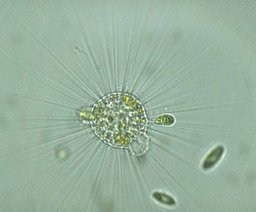
#> input picture Segmentation2/1/initial/Data/EMDS5_g01.png, 256 x 212 px, shrunk from 574 x 475 before the run
$ jupyter execute --allow-errors notebook.ipynb
#> lines starting #> are read from the running program, lines starting #| are printed output that depends on the picture; after the words box and inside, x2 and y2 are one past the last pixel; in counts of white or black regions, pixels touching at a corner belong together
<h1 align=center style="line-height:200%;font-family:vazir;color:#0099cc">
<font face="vazir" color="#0099cc">
قطعه کوچولوها
</font>
</h1>

<h2 align=right style="line-height:200%;font-family:vazir;color:#0099cc">
<font face="vazir" color="#0099cc">
مقدمه
</font>
</h2>

<p dir=rtl style="direction: rtl;text-align: right;line-height:200%;font-family:vazir;font-size:medium">
<font face="vazir" size=3>
در این تمرین قصد داریم تا میکروارگانیسم‌ها را قطعه‌بندی کنیم . شما برای انجام قطعه‌بندی می‌توانید از روش دلخواه خود استفاده کنید . در ادامه با مراحل کار آشنا خواهید شد.
</font>
</p>

[cell 1]
import numpy as np
import matplotlib.pyplot as plt
import cv2

<h2 align=right style="line-height:200%;font-family:vazir;color:#0099cc">
<font face="vazir" color="#0099cc">
مرحله اول: وارد کردن تصاویر
</font>
</h2>

<p dir=rtl style="direction: rtl;text-align: right;line-height:200%;font-family:vazir;font-size:medium">
<font face="vazir" size=3>
در این مرحله شما باید دو تصویر را وارد کنید. اینها تصاویری از دو میکروارگانیسم هستند که قصد داریم عملیات قطعه‌بندی را روی آنها انجام دهیم. این دو تصویر در پوشه داده تمرین قرار دارند. تصاویر عبارتند از:
    <br>
    Data/EMDS5_g01.png
    <br>
    Data/EMDS5_g02.png
</font>
</p>

[cell 2]
img1 = cv2.imread('./Data/EMDS5_g01.png')
#> img1 is the input picture: shape (212, 256, 3); mean B, G, R 157.9, 177.5, 152.2
img1 = cv2.cvtColor(img1, cv2.COLOR_BGR2RGB)
img2 = cv2.imread('./Data/EMDS5_g02.png')
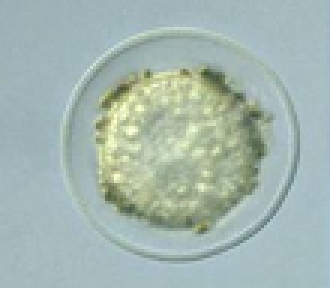
#> input picture Segmentation2/1/initial/Data/EMDS5_g02.png, 110 x 96 px, shrunk from 246 x 216 before the run (shown 3 times larger)
#> img2 is the input picture: shape (96, 110, 3); mean B, G, R 176.6, 183.1, 164.1
img2 = cv2.cvtColor(img2, cv2.COLOR_BGR2RGB)

plt.subplot(1, 2, 1)
plt.imshow(img1)
plt.title('Image 1')
plt.subplot(1, 2, 2)
plt.imshow(img2)
plt.title('Image 2')
plt.show()
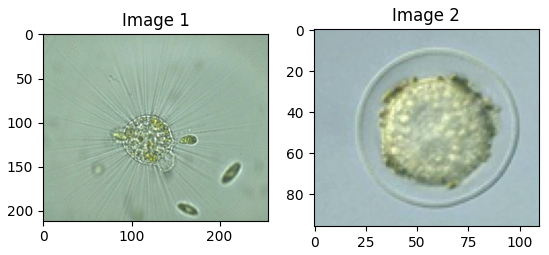
#> figure drawn by matplotlib, 2 panels

<h2 align=right style="line-height:200%;font-family:vazir;color:#0099cc">
<font face="vazir" color="#0099cc">
مرحله دوم: قطعه‌بندی
</font>
</h2>

<p dir=rtl style="direction: rtl;text-align: right;line-height:200%;font-family:vazir;font-size:medium">
<font face="vazir" size=3>
در این مرحله از یک تکنیک پیشرفته قطعه‌بندی استفاده کنید. هر دو تصویر را با استفاده از این تکنیک قطعه‌بندی کنید.
</font>
</p>

<p dir=rtl style="direction: rtl;text-align: right;line-height:200%;font-family:vazir;font-size:medium">
<font face="vazir" size=3>
در این مرحله هر دو تصویر را قطعه‌بندی کنید. دقت کنید که حتما خروجی قطعه‌بندی خود در این مرحله را حتما به حوزه خاکستری انتقال دهید. در مراحل بعدی ما از تصاویر خاکستری استفاده خواهیم کرد.
</font>
</p>

[cell 3]
from sklearn.cluster import KMeans

pixels1 = img1.reshape((-1, 3)).astype(np.float32)

k = 100
kmeans = KMeans(n_clusters=k, random_state=42, n_init=10)
labels = kmeans.fit_predict(pixels1)

segmented_image1 = kmeans.cluster_centers_[labels].reshape(img1.shape).astype(np.uint8)

#############

pixels2 = img2.reshape((-1, 3)).astype(np.float32)

k = 100
kmeans = KMeans(n_clusters=k, random_state=42, n_init=10)
labels = kmeans.fit_predict(pixels2)
#> labels = 10560 values, max 99 at index 956, min 0 at index 2704, mean 46.95

segmented_image2 = kmeans.cluster_centers_[labels].reshape(img2.shape).astype(np.uint8)
# Display the results for img1
plt.figure(figsize=(10, 5))
plt.subplot(1, 2, 1)
plt.imshow(img1)
plt.title('Original Image 1')
plt.subplot(1, 2, 2)
plt.imshow(segmented_image1)
plt.title('Segmented Image 1 with K-Means')
plt.show()
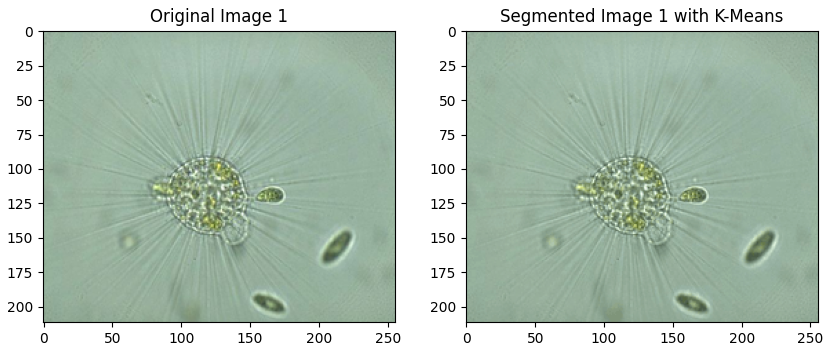
#> figure drawn by matplotlib, 2 panels
# Display the results for img2
plt.figure(figsize=(10, 5))
plt.subplot(1, 2, 1)
plt.imshow(img2)
plt.title('Original Image 2')
plt.subplot(1, 2, 2)
plt.imshow(segmented_image2)
plt.title('Segmented Image 2 with K-Means')
plt.show()
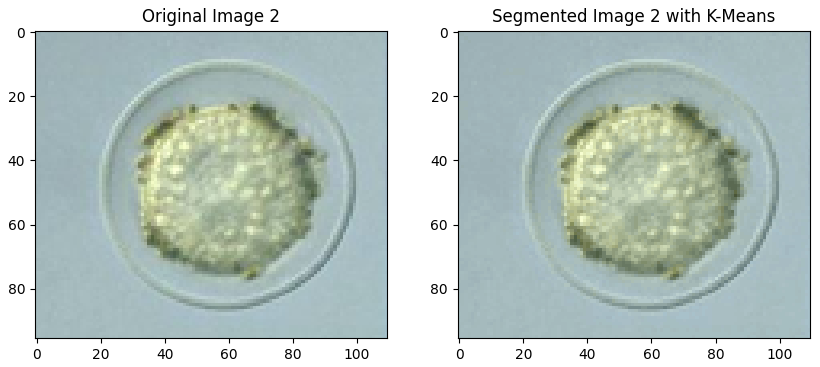
#> figure drawn by matplotlib, 2 panels

<h2 align=right style="line-height:200%;font-family:vazir;color:#0099cc">
<font face="vazir" color="#0099cc">
مرحله سوم: تولید ماسک
</font>
</h2>

<p dir=rtl style="direction: rtl;text-align: right;line-height:200%;font-family:vazir;font-size:medium">
<font face="vazir" size=3>
    در این مرحله قصد داریم تا یک ماسک دودویی (ماسک سیاه و سفید) از تصاویر قطعه‌بندی شده مرحله قبل تولید کنیم. اینکار را می‌توان با استفاده از الگوریتم‌های قطعه‌بندی کلاسیک همانند (آستانه‌گذاری سراسری یا روش اتسو و...) انجام داد.هدف این مرحله این است که شی را از پیش‌زمینه جدا کند. دقت کنید که پیش‌زمینه حتما باید سیاه باشد و شی موجود در تصویر حتما باید سفید باشد.
</font>
</p>

[cell 4]
img1_gray = cv2.cvtColor(segmented_image1, cv2.COLOR_RGB2GRAY)
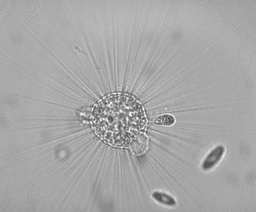
#> img1_gray: shape (212, 256); min 75, max 250, mean 167.2
img2_gray = cv2.cvtColor(segmented_image2, cv2.COLOR_RGB2GRAY)
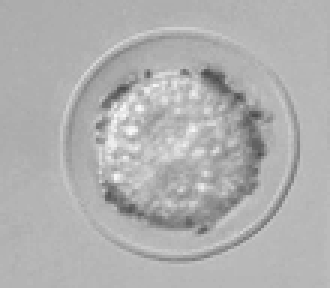
#> img2_gray: shape (96, 110) (shown 3 times larger); min 78, max 246, mean 176.2

_, binary_img1 = cv2.threshold(img1_gray, 0, 255, cv2.THRESH_BINARY + cv2.THRESH_OTSU)
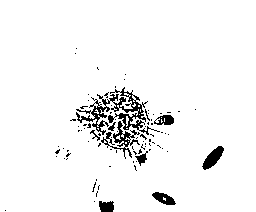
#> binary_img1: shape (212, 256); 95.2% white; 86 black regions (77 under 20 px), largest, box (x1, y1, x2, y2) and area: (76, 87, 160, 135) 1065, (101, 121, 140, 159) 376, (202, 146, 224, 170) 257
binary_img1 = 255 - binary_img1
_, binary_img2 = cv2.threshold(img2_gray, 0, 255, cv2.THRESH_BINARY + cv2.THRESH_OTSU)
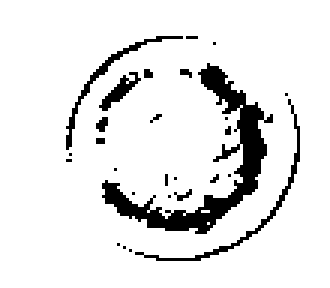
#> binary_img2: shape (96, 110) (shown 3 times larger); 90.2% white; 27 black regions (23 under 20 px), largest, box (x1, y1, x2, y2) and area: (34, 21, 91, 78) 663, (45, 33, 100, 87) 126, (22, 12, 61, 50) 104, (33, 24, 47, 37) 60
binary_img2 = 255 - binary_img2
# Display the binary images
plt.figure(figsize=(10, 5))
plt.subplot(1, 2, 1)
plt.imshow(binary_img1, cmap='gray')
plt.title('Binary Image 1 using Otsu\'s Thresholding')
plt.subplot(1, 2, 2)
plt.imshow(binary_img2, cmap='gray')
plt.title('Binary Image 2 using Otsu\'s Thresholding')
plt.show()

<h2 align=right style="line-height:200%;font-family:vazir;color:#0099cc">
<font face="vazir" color="#0099cc">
مرحله چهارم: ذخیره‌سازی
</font>
</h2>

<p dir=rtl style="direction: rtl;text-align: right;line-height:200%;font-family:vazir;font-size:medium">
<font face="vazir" size=3>
در این مرحله ماسک‌های سیاه و سفید تولیدشده در مراحل قبل را به نام‌های زیر ذخیره کنید. توجه کنید که تصاویر را در حوزه خاکستری ذخیره کنید.
        <br>
    EMDS5_g01_segmented.png
    <br>
    EMDS5_g02_segmented.png
</font>
</p>

[cell 5]
cv2.imwrite('EMDS5_g01_segmented.png', binary_img1)
cv2.imwrite('EMDS5_g02_segmented.png', binary_img2)
#> Out = True

<h2 align=right style="line-height:200%;font-family:vazir;color:#0099cc">
<font face="vazir" color="#0099cc">
مرحله پنجم: سلول جواب‌ساز
</font>
</h2>

<p dir=rtl style="direction: rtl;text-align: right;line-height:200%;font-family:vazir;font-size:medium">
<font face="vazir" size=3>
در مرحله آخر، بدون هیچ تغییری، این سلول را اجرا کنید تا پاسخ شما آماده شود.
</font>
</p>

[cell 6]
import zipfile

def compress(file_names):
    print("File Paths:")
    print(file_names)
    # Select the compression mode ZIP_DEFLATED for compression
    # or zipfile.ZIP_STORED to just store the file
    compression = zipfile.ZIP_DEFLATED
    # create the zip file first parameter path/name, second mode
    with zipfile.ZipFile("result.zip", mode="w") as zf:
        for file_name in file_names:
            # Add file to the zip file
            # first parameter file to zip, second filename in zip
            zf.write('./' + file_name, file_name, compress_type=compression)


file_names = ["notebook.ipynb", "EMDS5_g01_segmented.png", "EMDS5_g02_segmented.png"]
#> (the rest of this cell did not finish here and is left out)
